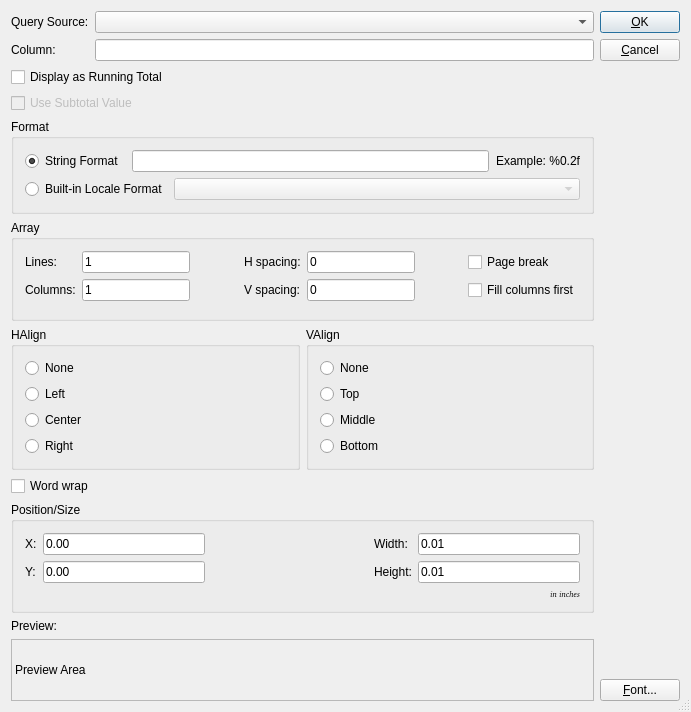
<?xml version="1.0" encoding="UTF-8"?>
<ui version="4.0">
 <comment> * OpenRPT report writer and rendering engine
 * Copyright (C) 2001-2012 by OpenMFG, LLC
 *
 * This library is free software; you can redistribute it and/or
 * modify it under the terms of the GNU Lesser General Public
 * License as published by the Free Software Foundation; either
 * version 2.1 of the License, or (at your option) any later version.
 *
 * This library is distributed in the hope that it will be useful,
 * but WITHOUT ANY WARRANTY; without even the implied warranty of
 * MERCHANTABILITY or FITNESS FOR A PARTICULAR PURPOSE. See the GNU
 * Lesser General Public License for more details.
 *
 * You should have received a copy of the GNU Lesser General Public
 * License along with this library; if not, write to the Free Software
 * Foundation, Inc., 59 Temple Place, Suite 330, Boston, MA 02111-1307 USA
 * Please contact info@openmfg.com with any questions on this license.</comment>
 <class>FieldEditor</class>
 <widget class="QDialog" name="FieldEditor">
  <property name="geometry">
   <rect>
    <x>0</x>
    <y>0</y>
    <width>691</width>
    <height>712</height>
   </rect>
  </property>
  <property name="sizePolicy">
   <sizepolicy hsizetype="Minimum" vsizetype="Minimum">
    <horstretch>0</horstretch>
    <verstretch>0</verstretch>
   </sizepolicy>
  </property>
  <property name="windowTitle">
   <string>Properties (Field)</string>
  </property>
  <property name="sizeGripEnabled">
   <bool>true</bool>
  </property>
  <layout class="QHBoxLayout" name="horizontalLayout">
   <item>
    <layout class="QVBoxLayout" name="verticalLayout">
     <item>
      <layout class="QGridLayout">
       <property name="margin">
        <number>0</number>
       </property>
       <property name="spacing">
        <number>6</number>
       </property>
       <item row="1" column="1">
        <widget class="QLineEdit" name="tbColumn"/>
       </item>
       <item row="0" column="0">
        <widget class="QLabel" name="TextLabel1_3">
         <property name="text">
          <string>Query Source:</string>
         </property>
        </widget>
       </item>
       <item row="1" column="0">
        <widget class="QLabel" name="TextLabel1">
         <property name="sizePolicy">
          <sizepolicy hsizetype="Preferred" vsizetype="Minimum">
           <horstretch>0</horstretch>
           <verstretch>0</verstretch>
          </sizepolicy>
         </property>
         <property name="text">
          <string>Column:</string>
         </property>
        </widget>
       </item>
       <item row="0" column="1">
        <widget class="QueryComboBox" name="cbQuery"/>
       </item>
      </layout>
     </item>
     <item>
      <widget class="QCheckBox" name="_cbRTotal">
       <property name="text">
        <string>Display as Running Total</string>
       </property>
      </widget>
     </item>
     <item>
      <widget class="QCheckBox" name="_cbSubTotal">
       <property name="enabled">
        <bool>false</bool>
       </property>
       <property name="text">
        <string>Use Subtotal Value</string>
       </property>
      </widget>
     </item>
     <item>
      <widget class="QGroupBox" name="_gbFormat">
       <property name="title">
        <string>Format</string>
       </property>
       <layout class="QVBoxLayout">
        <property name="spacing">
         <number>6</number>
        </property>
        <property name="margin">
         <number>11</number>
        </property>
        <item>
         <layout class="QHBoxLayout">
          <property name="spacing">
           <number>6</number>
          </property>
          <property name="margin">
           <number>0</number>
          </property>
          <item>
           <widget class="QRadioButton" name="_rbStringFormat">
            <property name="text">
             <string>String Format </string>
            </property>
            <property name="checked">
             <bool>true</bool>
            </property>
           </widget>
          </item>
          <item>
           <widget class="QLineEdit" name="_leRTotalFormat"/>
          </item>
          <item>
           <widget class="QLabel" name="_lblRTotalExample">
            <property name="sizePolicy">
             <sizepolicy hsizetype="Minimum" vsizetype="Preferred">
              <horstretch>0</horstretch>
              <verstretch>0</verstretch>
             </sizepolicy>
            </property>
            <property name="text">
             <string>Example: %0.2f</string>
            </property>
            <property name="alignment">
             <set>Qt::AlignRight|Qt::AlignTrailing|Qt::AlignVCenter</set>
            </property>
           </widget>
          </item>
         </layout>
        </item>
        <item>
         <layout class="QHBoxLayout">
          <property name="spacing">
           <number>6</number>
          </property>
          <property name="margin">
           <number>0</number>
          </property>
          <item>
           <widget class="QRadioButton" name="_rbBuiltinFormat">
            <property name="text">
             <string>Built-in Locale Format</string>
            </property>
           </widget>
          </item>
          <item>
           <widget class="QComboBox" name="_cbBuiltinFormat">
            <property name="enabled">
             <bool>false</bool>
            </property>
            <property name="sizePolicy">
             <sizepolicy hsizetype="MinimumExpanding" vsizetype="Fixed">
              <horstretch>0</horstretch>
              <verstretch>0</verstretch>
             </sizepolicy>
            </property>
           </widget>
          </item>
         </layout>
        </item>
       </layout>
      </widget>
     </item>
     <item>
      <widget class="QGroupBox" name="GroupBox_Array">
       <property name="title">
        <string>Array</string>
       </property>
       <layout class="QGridLayout" name="_3">
        <property name="margin">
         <number>11</number>
        </property>
        <property name="spacing">
         <number>6</number>
        </property>
        <item row="1" column="1">
         <widget class="QLineEdit" name="leColumns">
          <property name="maximumSize">
           <size>
            <width>16777215</width>
            <height>16777215</height>
           </size>
          </property>
          <property name="text">
           <string>1</string>
          </property>
         </widget>
        </item>
        <item row="1" column="0">
         <widget class="QLabel" name="TextLabel2_2">
          <property name="text">
           <string>Columns:</string>
          </property>
         </widget>
        </item>
        <item row="0" column="0">
         <widget class="QLabel" name="TextLabel1_3_3">
          <property name="text">
           <string>Lines:</string>
          </property>
         </widget>
        </item>
        <item row="0" column="1">
         <widget class="QLineEdit" name="leLines">
          <property name="maximumSize">
           <size>
            <width>16777215</width>
            <height>16777215</height>
           </size>
          </property>
          <property name="text">
           <string>1</string>
          </property>
         </widget>
        </item>
        <item row="0" column="2" rowspan="3">
         <spacer name="horizontalSpacer">
          <property name="orientation">
           <enum>Qt::Horizontal</enum>
          </property>
          <property name="sizeHint" stdset="0">
           <size>
            <width>20</width>
            <height>20</height>
           </size>
          </property>
         </spacer>
        </item>
        <item row="0" column="4">
         <widget class="QLabel" name="TextLabel2_3">
          <property name="text">
           <string>H spacing:</string>
          </property>
         </widget>
        </item>
        <item row="1" column="4">
         <widget class="QLabel" name="TextLabel1_3_4">
          <property name="text">
           <string>V spacing:</string>
          </property>
         </widget>
        </item>
        <item row="0" column="5">
         <widget class="QLineEdit" name="leXSpacing">
          <property name="maximumSize">
           <size>
            <width>16777215</width>
            <height>16777215</height>
           </size>
          </property>
          <property name="text">
           <string>0</string>
          </property>
         </widget>
        </item>
        <item row="1" column="5">
         <widget class="QLineEdit" name="leYSpacing">
          <property name="maximumSize">
           <size>
            <width>16777215</width>
            <height>16777215</height>
           </size>
          </property>
          <property name="text">
           <string>0</string>
          </property>
         </widget>
        </item>
        <item row="0" column="7">
         <widget class="QCheckBox" name="_cbPageBreak">
          <property name="text">
           <string>Page break</string>
          </property>
         </widget>
        </item>
        <item row="1" column="7">
         <widget class="QCheckBox" name="_cbLeftToRight">
          <property name="text">
           <string>Fill columns first</string>
          </property>
         </widget>
        </item>
        <item row="0" column="6">
         <spacer name="horizontalSpacer_3">
          <property name="orientation">
           <enum>Qt::Horizontal</enum>
          </property>
          <property name="sizeHint" stdset="0">
           <size>
            <width>20</width>
            <height>20</height>
           </size>
          </property>
         </spacer>
        </item>
       </layout>
      </widget>
     </item>
     <item>
      <layout class="QHBoxLayout">
       <property name="spacing">
        <number>6</number>
       </property>
       <property name="margin">
        <number>0</number>
       </property>
       <item>
        <widget class="QGroupBox" name="bgHAlign">
         <property name="sizePolicy">
          <sizepolicy hsizetype="Preferred" vsizetype="Minimum">
           <horstretch>0</horstretch>
           <verstretch>0</verstretch>
          </sizepolicy>
         </property>
         <property name="title">
          <string>HAlign</string>
         </property>
         <layout class="QVBoxLayout">
          <item>
           <widget class="QRadioButton" name="rbHAlignNone">
            <property name="text">
             <string>None</string>
            </property>
           </widget>
          </item>
          <item>
           <widget class="QRadioButton" name="rbHAlignLeft">
            <property name="text">
             <string>Left</string>
            </property>
           </widget>
          </item>
          <item>
           <widget class="QRadioButton" name="rbHAlignCenter">
            <property name="text">
             <string>Center</string>
            </property>
           </widget>
          </item>
          <item>
           <widget class="QRadioButton" name="rbHAlignRight">
            <property name="text">
             <string>Right</string>
            </property>
           </widget>
          </item>
         </layout>
        </widget>
       </item>
       <item>
        <widget class="QGroupBox" name="bgVAlign">
         <property name="sizePolicy">
          <sizepolicy hsizetype="Preferred" vsizetype="Minimum">
           <horstretch>0</horstretch>
           <verstretch>0</verstretch>
          </sizepolicy>
         </property>
         <property name="title">
          <string>VAlign</string>
         </property>
         <layout class="QVBoxLayout">
          <property name="spacing">
           <number>6</number>
          </property>
          <property name="margin">
           <number>11</number>
          </property>
          <item>
           <widget class="QRadioButton" name="rbVAlignNone">
            <property name="text">
             <string>None</string>
            </property>
           </widget>
          </item>
          <item>
           <widget class="QRadioButton" name="rbVAlignTop">
            <property name="text">
             <string>Top</string>
            </property>
           </widget>
          </item>
          <item>
           <widget class="QRadioButton" name="rbVAlignMiddle">
            <property name="text">
             <string>Middle</string>
            </property>
           </widget>
          </item>
          <item>
           <widget class="QRadioButton" name="rbVAlignBottom">
            <property name="text">
             <string>Bottom</string>
            </property>
           </widget>
          </item>
         </layout>
        </widget>
       </item>
      </layout>
     </item>
     <item>
      <widget class="QCheckBox" name="_cbWordWrap">
       <property name="text">
        <string>Word wrap</string>
       </property>
      </widget>
     </item>
     <item>
      <widget class="QGroupBox" name="GroupBox1">
       <property name="title">
        <string>Position/Size</string>
       </property>
       <layout class="QGridLayout">
        <property name="margin">
         <number>11</number>
        </property>
        <property name="spacing">
         <number>6</number>
        </property>
        <item row="1" column="4">
         <widget class="QLineEdit" name="leHeight">
          <property name="text">
           <string>0.01</string>
          </property>
         </widget>
        </item>
        <item row="0" column="4">
         <widget class="QLineEdit" name="leWidth">
          <property name="text">
           <string>0.01</string>
          </property>
         </widget>
        </item>
        <item row="1" column="0">
         <widget class="QLabel" name="TextLabel2">
          <property name="text">
           <string>Y:</string>
          </property>
         </widget>
        </item>
        <item row="1" column="3">
         <widget class="QLabel" name="TextLabel4">
          <property name="text">
           <string>Height:</string>
          </property>
         </widget>
        </item>
        <item row="0" column="0">
         <widget class="QLabel" name="TextLabel1_3_2">
          <property name="text">
           <string>X:</string>
          </property>
         </widget>
        </item>
        <item row="0" column="3">
         <widget class="QLabel" name="TextLabel3">
          <property name="text">
           <string>Width:</string>
          </property>
         </widget>
        </item>
        <item row="2" column="4">
         <widget class="QLabel" name="TextLabel5">
          <property name="font">
           <font>
            <family>Helvetica [Cronyx]</family>
            <pointsize>6</pointsize>
            <weight>50</weight>
            <italic>true</italic>
            <bold>false</bold>
            <underline>false</underline>
            <strikeout>false</strikeout>
           </font>
          </property>
          <property name="text">
           <string>in inches</string>
          </property>
          <property name="textFormat">
           <enum>Qt::AutoText</enum>
          </property>
          <property name="alignment">
           <set>Qt::AlignRight|Qt::AlignTrailing|Qt::AlignVCenter</set>
          </property>
         </widget>
        </item>
        <item row="1" column="1">
         <widget class="QLineEdit" name="leYPos">
          <property name="text">
           <string>0.00</string>
          </property>
         </widget>
        </item>
        <item row="0" column="1">
         <widget class="QLineEdit" name="leXPos">
          <property name="text">
           <string>0.00</string>
          </property>
         </widget>
        </item>
        <item row="0" column="2">
         <spacer name="horizontalSpacer_2">
          <property name="orientation">
           <enum>Qt::Horizontal</enum>
          </property>
          <property name="sizeHint" stdset="0">
           <size>
            <width>40</width>
            <height>20</height>
           </size>
          </property>
         </spacer>
        </item>
       </layout>
      </widget>
     </item>
     <item>
      <widget class="QLabel" name="TextLabel1_2">
       <property name="sizePolicy">
        <sizepolicy hsizetype="Preferred" vsizetype="Minimum">
         <horstretch>0</horstretch>
         <verstretch>0</verstretch>
        </sizepolicy>
       </property>
       <property name="text">
        <string>Preview:</string>
       </property>
      </widget>
     </item>
     <item>
      <widget class="QLabel" name="labelPreview">
       <property name="sizePolicy">
        <sizepolicy hsizetype="Preferred" vsizetype="Expanding">
         <horstretch>0</horstretch>
         <verstretch>0</verstretch>
        </sizepolicy>
       </property>
       <property name="minimumSize">
        <size>
         <width>0</width>
         <height>42</height>
        </size>
       </property>
       <property name="frameShape">
        <enum>QFrame::StyledPanel</enum>
       </property>
       <property name="frameShadow">
        <enum>QFrame::Sunken</enum>
       </property>
       <property name="text">
        <string>Preview Area</string>
       </property>
       <property name="alignment">
        <set>Qt::AlignVCenter</set>
       </property>
      </widget>
     </item>
    </layout>
   </item>
   <item>
    <layout class="QVBoxLayout">
     <property name="spacing">
      <number>6</number>
     </property>
     <property name="margin">
      <number>0</number>
     </property>
     <item>
      <widget class="QPushButton" name="buttonOk">
       <property name="text">
        <string>&amp;OK</string>
       </property>
       <property name="shortcut">
        <string>Alt+O</string>
       </property>
       <property name="autoDefault">
        <bool>true</bool>
       </property>
       <property name="default">
        <bool>true</bool>
       </property>
      </widget>
     </item>
     <item>
      <widget class="QPushButton" name="buttonCancel">
       <property name="text">
        <string>&amp;Cancel</string>
       </property>
       <property name="shortcut">
        <string>Alt+C</string>
       </property>
       <property name="autoDefault">
        <bool>true</bool>
       </property>
      </widget>
     </item>
     <item>
      <spacer>
       <property name="orientation">
        <enum>Qt::Vertical</enum>
       </property>
       <property name="sizeType">
        <enum>QSizePolicy::Expanding</enum>
       </property>
       <property name="sizeHint" stdset="0">
        <size>
         <width>20</width>
         <height>20</height>
        </size>
       </property>
      </spacer>
     </item>
     <item>
      <widget class="QPushButton" name="btnFont">
       <property name="text">
        <string>&amp;Font...</string>
       </property>
      </widget>
     </item>
    </layout>
   </item>
  </layout>
 </widget>
 <layoutdefault spacing="6" margin="11"/>
 <customwidgets>
  <customwidget>
   <class>QueryComboBox</class>
   <extends>QComboBox</extends>
   <header>querycombobox.h</header>
  </customwidget>
 </customwidgets>
 <tabstops>
  <tabstop>cbQuery</tabstop>
  <tabstop>tbColumn</tabstop>
  <tabstop>_cbRTotal</tabstop>
  <tabstop>_rbStringFormat</tabstop>
  <tabstop>_leRTotalFormat</tabstop>
  <tabstop>_rbBuiltinFormat</tabstop>
  <tabstop>_cbBuiltinFormat</tabstop>
  <tabstop>rbHAlignNone</tabstop>
  <tabstop>rbHAlignLeft</tabstop>
  <tabstop>rbHAlignCenter</tabstop>
  <tabstop>rbHAlignRight</tabstop>
  <tabstop>rbVAlignNone</tabstop>
  <tabstop>rbVAlignTop</tabstop>
  <tabstop>rbVAlignMiddle</tabstop>
  <tabstop>rbVAlignBottom</tabstop>
  <tabstop>leXPos</tabstop>
  <tabstop>leWidth</tabstop>
  <tabstop>leYPos</tabstop>
  <tabstop>leHeight</tabstop>
  <tabstop>btnFont</tabstop>
  <tabstop>buttonOk</tabstop>
  <tabstop>buttonCancel</tabstop>
 </tabstops>
 <resources/>
 <connections>
  <connection>
   <sender>buttonOk</sender>
   <signal>clicked()</signal>
   <receiver>FieldEditor</receiver>
   <slot>accept()</slot>
   <hints>
    <hint type="sourcelabel">
     <x>20</x>
     <y>20</y>
    </hint>
    <hint type="destinationlabel">
     <x>20</x>
     <y>20</y>
    </hint>
   </hints>
  </connection>
  <connection>
   <sender>buttonCancel</sender>
   <signal>clicked()</signal>
   <receiver>FieldEditor</receiver>
   <slot>reject()</slot>
   <hints>
    <hint type="sourcelabel">
     <x>20</x>
     <y>20</y>
    </hint>
    <hint type="destinationlabel">
     <x>20</x>
     <y>20</y>
    </hint>
   </hints>
  </connection>
  <connection>
   <sender>_cbRTotal</sender>
   <signal>toggled(bool)</signal>
   <receiver>_gbFormat</receiver>
   <slot>setEnabled(bool)</slot>
   <hints>
    <hint type="sourcelabel">
     <x>20</x>
     <y>20</y>
    </hint>
    <hint type="destinationlabel">
     <x>20</x>
     <y>20</y>
    </hint>
   </hints>
  </connection>
  <connection>
   <sender>_rbStringFormat</sender>
   <signal>toggled(bool)</signal>
   <receiver>_leRTotalFormat</receiver>
   <slot>setEnabled(bool)</slot>
   <hints>
    <hint type="sourcelabel">
     <x>20</x>
     <y>20</y>
    </hint>
    <hint type="destinationlabel">
     <x>20</x>
     <y>20</y>
    </hint>
   </hints>
  </connection>
  <connection>
   <sender>_rbStringFormat</sender>
   <signal>toggled(bool)</signal>
   <receiver>_lblRTotalExample</receiver>
   <slot>setEnabled(bool)</slot>
   <hints>
    <hint type="sourcelabel">
     <x>20</x>
     <y>20</y>
    </hint>
    <hint type="destinationlabel">
     <x>20</x>
     <y>20</y>
    </hint>
   </hints>
  </connection>
  <connection>
   <sender>_rbBuiltinFormat</sender>
   <signal>toggled(bool)</signal>
   <receiver>_cbBuiltinFormat</receiver>
   <slot>setEnabled(bool)</slot>
   <hints>
    <hint type="sourcelabel">
     <x>20</x>
     <y>20</y>
    </hint>
    <hint type="destinationlabel">
     <x>20</x>
     <y>20</y>
    </hint>
   </hints>
  </connection>
 </connections>
</ui>
